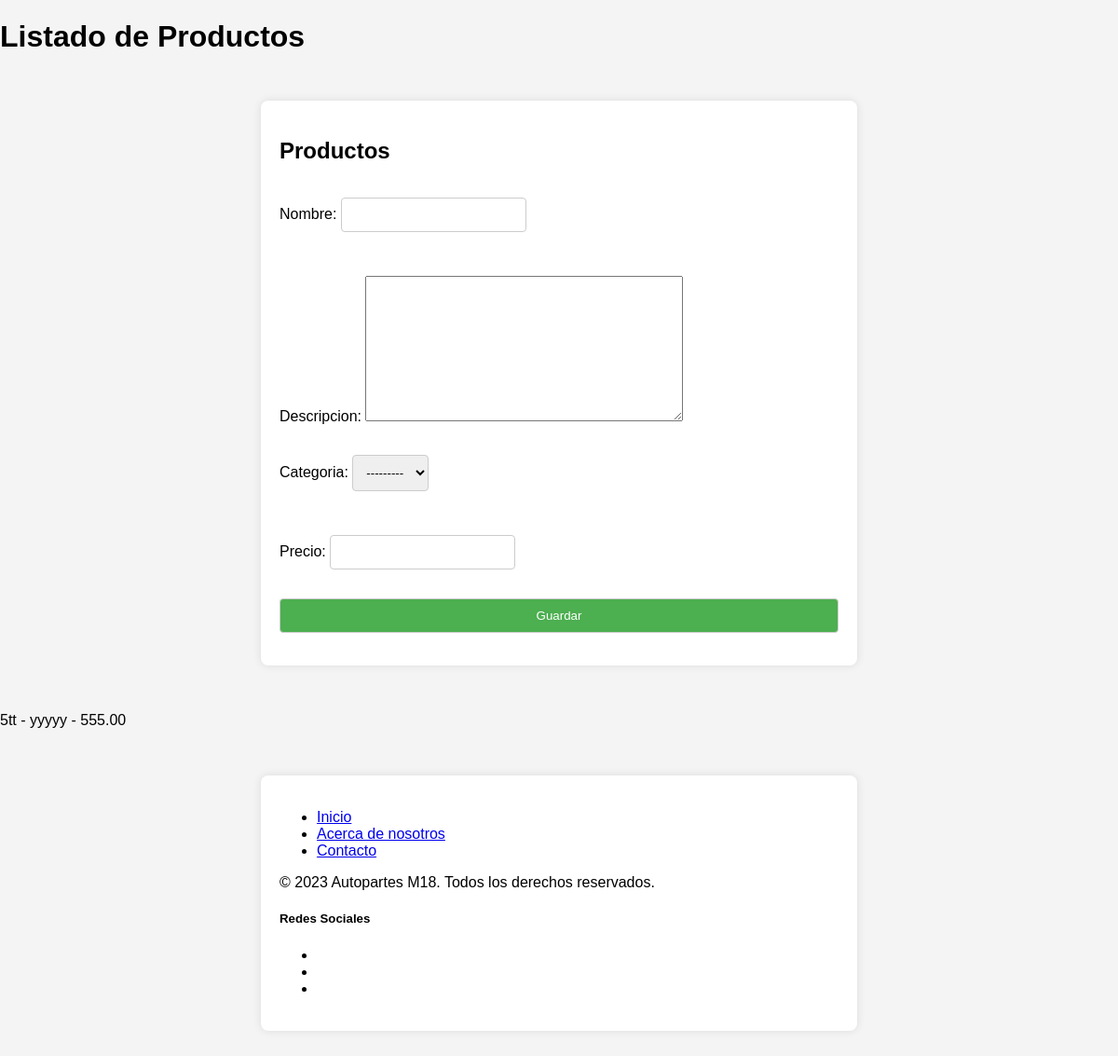
The app's page /miapp/procesar-producto/, older data.
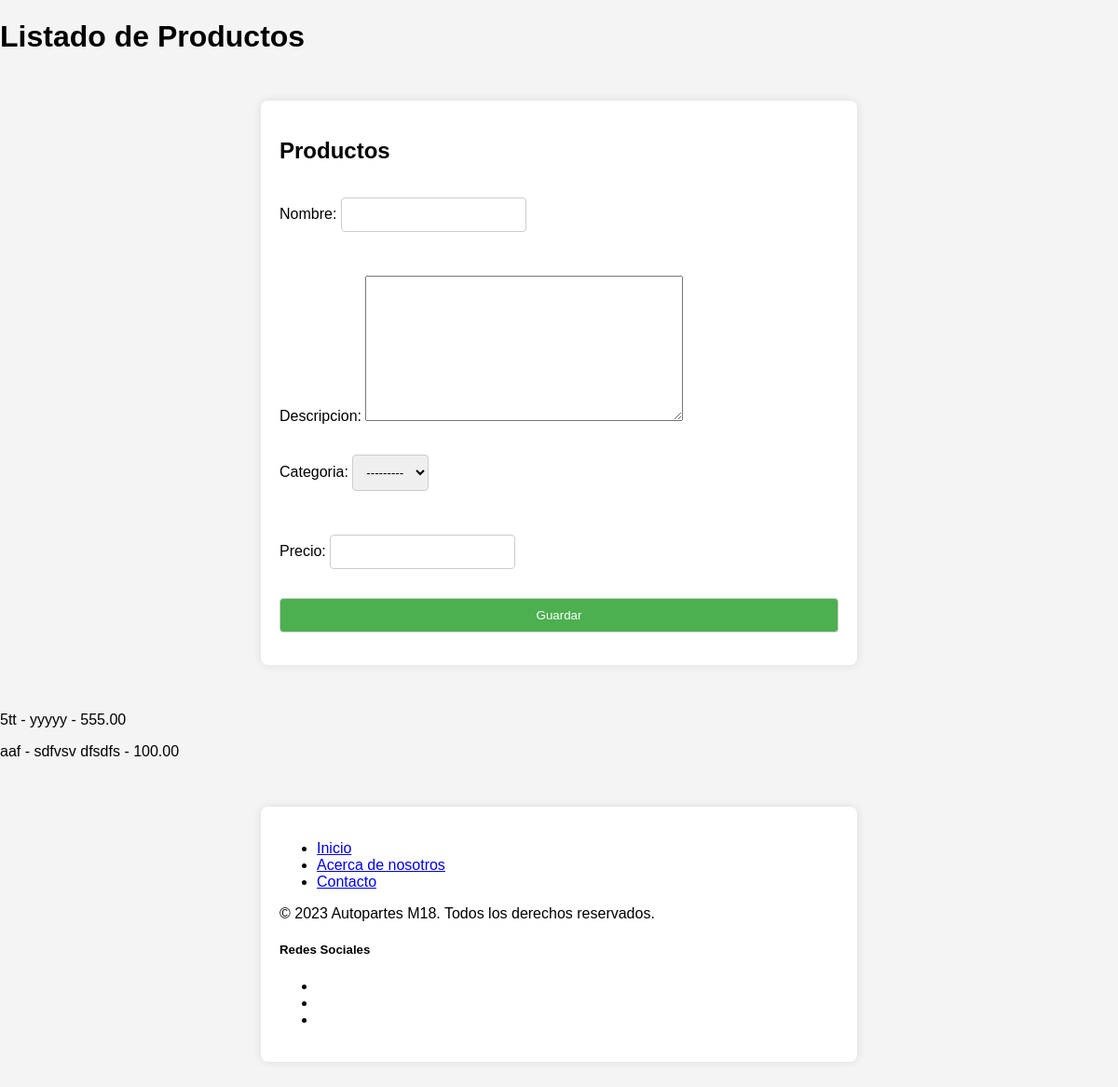
The same page, newer data.
### MiApp/models.py (models this page shows, shortened)
class Producto(models.Model):
    nombre = models.CharField(max_length=100)
    descripcion = models.TextField()
    categoria = models.ForeignKey(Categoria, on_delete=models.CASCADE, related_name='productos')
    precio = models.DecimalField(max_digits=10, decimal_places=2)
    imagen = models.ImageField(upload_to='productos/', null=True, blank=True)

### MiApp/views.py (the view)
# urls.py: path('procesar-producto/', views.procesar_producto, name='procesar_producto'),
def procesar_producto(request):
    if request.method == 'POST':
        form = ProductoForm(request.POST)
        if form.is_valid():
            form.save()
            messages.success(request, 'Producto agregado correctamente.')
            return redirect('producto')
        else:
            messages.error(request, 'Error en el formulario. Por favor, corrige los errores.')
    else:
        form = ProductoForm()
    productos = Producto.objects.all()
    return render(request, 'producto.html', {'form': form, 'productos': productos})

### MiApp/forms.py
class ProductoForm(forms.ModelForm):
    class Meta:
        model = Producto
        fields = ['nombre', 'descripcion', 'categoria', 'precio']

### MiApp/models.py (called while the page is built)
    def __str__(self):
        return self.nombre

### MiApp/templates/producto.html (shortened to what this page needs)
{% load static %}
<!DOCTYPE html>
<html lang="en">
<head>
    <link rel="stylesheet" href="{% static 'css/style.css' %}">
</head>
<body>
    <h1>Listado de Productos</h1>
    <div class="container">
        <h2>Productos</h2>
        <form method="post" action="{% url 'procesar_producto' %}">
            {{ form.as_p }}
            <input type="submit" value="Guardar">
        </form>
    </div>
    {% for producto in productos %}
        <p>{{ producto.nombre }} - {{ producto.descripcion }} - {{ producto.precio }}</p>
    {% endfor %}
    <footer class="bg-dark text-light py-4">
        <div class="container">
            <div class="row">
                <div class="col-md-6">
                    <ul class="list-unstyled">
                        <li><a href="#">Inicio</a></li>
                        <li><a href="#">Acerca de nosotros</a></li>
                        <li><a href="#">Contacto</a></li>
                    </ul>
                </div>
                <div class="col-md-6 text-md-right">
                    <p>&copy; 2023 Autopartes M18. Todos los derechos reservados.</p>
                </div>
                <div class="col-md-12 mt-3">
                    <h5>Redes Sociales</h5>
                    <ul class="list-inline">
                        <li class="list-inline-item"><a href="#" target="_blank"></a></li>
                        <li class="list-inline-item"><a href="#" target="_blank"></a></li>
                        <li class="list-inline-item"><a href="#" target="_blank"></a></li>
                    </ul>
                </div>
            </div>
        </div>
    </footer>
</body>
</html>

Row changes from the older to the newer data that the page shows:
added Producto: nombre "aaf", descripcion "sdfvsv dfsdfs", precio "100.00"
